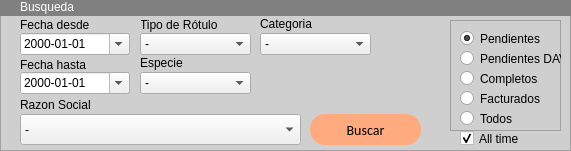
         <widget class="QFrame" name="frame_80">
          <property name="geometry">
           <rect>
            <x>280</x>
            <y>25</y>
            <width>571</width>
            <height>151</height>
           </rect>
          </property>
          <property name="styleSheet">
           <string notr="true">QFrame
{
background-color: rgb(207, 207, 207);
}
QPushButton{
border-radius:15px;
background:#DBC9D4;
font-family: Calibri;
font-size:14px;
}</string>
          </property>
          <property name="frameShape">
           <enum>QFrame::StyledPanel</enum>
          </property>
          <property name="frameShadow">
           <enum>QFrame::Raised</enum>
          </property>
          <widget class="QFrame" name="frame_81">
           <property name="geometry">
            <rect>
             <x>0</x>
             <y>0</y>
             <width>581</width>
             <height>16</height>
            </rect>
           </property>
           <property name="styleSheet">
            <string notr="true">background:grey;
border-radius:15px;
</string>
           </property>
           <property name="frameShape">
            <enum>QFrame::StyledPanel</enum>
           </property>
           <property name="frameShadow">
            <enum>QFrame::Raised</enum>
           </property>
           <widget class="QLabel" name="label_155">
            <property name="geometry">
             <rect>
              <x>20</x>
              <y>-3</y>
              <width>101</width>
              <height>20</height>
             </rect>
            </property>
            <property name="styleSheet">
             <string notr="true">color:rgb(255, 255, 255);</string>
            </property>
            <property name="text">
             <string>Busqueda</string>
            </property>
           </widget>
          </widget>
          <widget class="QFrame" name="frame_25">
           <property name="geometry">
            <rect>
             <x>450</x>
             <y>20</y>
             <width>111</width>
             <height>111</height>
            </rect>
           </property>
           <property name="frameShape">
            <enum>QFrame::StyledPanel</enum>
           </property>
           <property name="frameShadow">
            <enum>QFrame::Raised</enum>
           </property>
           <widget class="QRadioButton" name="rb_rotulos_pendientes">
            <property name="geometry">
             <rect>
              <x>10</x>
              <y>10</y>
              <width>82</width>
              <height>17</height>
             </rect>
            </property>
            <property name="text">
             <string>Pendientes</string>
            </property>
            <property name="checked">
             <bool>true</bool>
            </property>
           </widget>
           <widget class="QRadioButton" name="rb_rotulos_facturados">
            <property name="geometry">
             <rect>
              <x>10</x>
              <y>70</y>
              <width>82</width>
              <height>17</height>
             </rect>
            </property>
            <property name="text">
             <string>Facturados</string>
            </property>
           </widget>
           <widget class="QRadioButton" name="rb_rotulos_todos">
            <property name="geometry">
             <rect>
              <x>10</x>
              <y>90</y>
              <width>82</width>
              <height>17</height>
             </rect>
            </property>
            <property name="text">
             <string>Todos</string>
            </property>
           </widget>
           <widget class="QRadioButton" name="rb_rotulos_completos">
            <property name="geometry">
             <rect>
              <x>10</x>
              <y>50</y>
              <width>82</width>
              <height>17</height>
             </rect>
            </property>
            <property name="text">
             <string>Completos</string>
            </property>
           </widget>
           <widget class="QRadioButton" name="rb_rotulos_pendientesdav">
            <property name="geometry">
             <rect>
              <x>10</x>
              <y>30</y>
              <width>101</width>
              <height>17</height>
             </rect>
            </property>
            <property name="text">
             <string>Pendientes DAV</string>
            </property>
            <property name="checked">
             <bool>false</bool>
            </property>
           </widget>
          </widget>
          <widget class="QLabel" name="label_71">
           <property name="geometry">
            <rect>
             <x>20</x>
             <y>57</y>
             <width>121</width>
             <height>16</height>
            </rect>
           </property>
           <property name="text">
            <string>Fecha hasta</string>
           </property>
          </widget>
          <widget class="QLabel" name="label_92">
           <property name="geometry">
            <rect>
             <x>140</x>
             <y>17</y>
             <width>121</width>
             <height>16</height>
            </rect>
           </property>
           <property name="text">
            <string>Tipo de Rótulo</string>
           </property>
          </widget>
          <widget class="QLabel" name="label_93">
           <property name="geometry">
            <rect>
             <x>140</x>
             <y>55</y>
             <width>121</width>
             <height>16</height>
            </rect>
           </property>
           <property name="text">
            <string>Especie</string>
           </property>
          </widget>
          <widget class="QComboBox" name="cb_tipo">
           <property name="geometry">
            <rect>
             <x>140</x>
             <y>33</y>
             <width>111</width>
             <height>22</height>
            </rect>
           </property>
           <item>
            <property name="text">
             <string>-</string>
            </property>
           </item>
           <item>
            <property name="text">
             <string>IQR</string>
            </property>
           </item>
           <item>
            <property name="text">
             <string>Tyveck 40KG.</string>
            </property>
           </item>
           <item>
            <property name="text">
             <string>Tyveck BB</string>
            </property>
           </item>
           <item>
            <property name="text">
             <string>Regalia</string>
            </property>
           </item>
           <item>
            <property name="text">
             <string>Otro</string>
            </property>
           </item>
          </widget>
          <widget class="QComboBox" name="cb_especie">
           <property name="geometry">
            <rect>
             <x>140</x>
             <y>72</y>
             <width>111</width>
             <height>22</height>
            </rect>
           </property>
           <item>
            <property name="text">
             <string>-</string>
            </property>
           </item>
           <item>
            <property name="text">
             <string>Trigo</string>
            </property>
           </item>
           <item>
            <property name="text">
             <string>Soja</string>
            </property>
           </item>
           <item>
            <property name="text">
             <string>Avena</string>
            </property>
           </item>
           <item>
            <property name="text">
             <string>Cebada</string>
            </property>
           </item>
           <item>
            <property name="text">
             <string>Arveja</string>
            </property>
           </item>
          </widget>
          <widget class="QCheckBox" name="cb_alldate">
           <property name="geometry">
            <rect>
             <x>460</x>
             <y>130</y>
             <width>61</width>
             <height>17</height>
            </rect>
           </property>
           <property name="text">
            <string>All time</string>
           </property>
           <property name="checked">
            <bool>true</bool>
           </property>
          </widget>
          <widget class="QLabel" name="label_70">
           <property name="geometry">
            <rect>
             <x>20</x>
             <y>17</y>
             <width>121</width>
             <height>16</height>
            </rect>
           </property>
           <property name="text">
            <string>Fecha desde</string>
           </property>
          </widget>
          <widget class="QLabel" name="label_94">
           <property name="geometry">
            <rect>
             <x>260</x>
             <y>16</y>
             <width>121</width>
             <height>16</height>
            </rect>
           </property>
           <property name="text">
            <string>Categoria</string>
           </property>
          </widget>
          <widget class="QComboBox" name="cb_categoria">
           <property name="geometry">
            <rect>
             <x>260</x>
             <y>33</y>
             <width>111</width>
             <height>22</height>
            </rect>
           </property>
           <item>
            <property name="text">
             <string>-</string>
            </property>
           </item>
           <item>
            <property name="text">
             <string>Original</string>
            </property>
           </item>
           <item>
            <property name="text">
             <string>Primera</string>
            </property>
           </item>
           <item>
            <property name="text">
             <string>Segunda</string>
            </property>
           </item>
           <item>
            <property name="text">
             <string>Tercera</string>
            </property>
           </item>
           <item>
            <property name="text">
             <string>Identificada</string>
            </property>
           </item>
          </widget>
          <widget class="QDateEdit" name="fecha_desde_rotulos">
           <property name="geometry">
            <rect>
             <x>20</x>
             <y>33</y>
             <width>110</width>
             <height>22</height>
            </rect>
           </property>
           <property name="displayFormat">
            <string>yyyy-MM-dd</string>
           </property>
           <property name="calendarPopup">
            <bool>true</bool>
           </property>
          </widget>
          <widget class="QDateEdit" name="fecha_hasta_rotulos">
           <property name="geometry">
            <rect>
             <x>20</x>
             <y>72</y>
             <width>110</width>
             <height>22</height>
            </rect>
           </property>
           <property name="displayFormat">
            <string>yyyy-MM-dd</string>
           </property>
           <property name="calendarPopup">
            <bool>true</bool>
           </property>
          </widget>
          <widget class="QComboBox" name="cb_razonsocial">
           <property name="geometry">
            <rect>
             <x>20</x>
             <y>114</y>
             <width>281</width>
             <height>31</height>
            </rect>
           </property>
           <property name="font">
            <font>
             <family>Calibri</family>
             <pointsize>10</pointsize>
            </font>
           </property>
           <property name="styleSheet">
            <string notr="true">color:black;</string>
           </property>
           <item>
            <property name="text">
             <string>-</string>
            </property>
           </item>
          </widget>
          <widget class="QPushButton" name="btn_listarimpresiones">
           <property name="geometry">
            <rect>
             <x>310</x>
             <y>114</y>
             <width>111</width>
             <height>31</height>
            </rect>
           </property>
           <property name="styleSheet">
            <string notr="true">QPushButton{
background-color: rgb(255, 170, 127);

}
QPushButton:hover{
background-color: rgb(212, 141, 105);

}</string>
           </property>
           <property name="text">
            <string>Buscar</string>
           </property>
          </widget>
          <widget class="QLabel" name="label_95">
           <property name="geometry">
            <rect>
             <x>20</x>
             <y>97</y>
             <width>121</width>
             <height>16</height>
            </rect>
           </property>
           <property name="text">
            <string>Razon Social</string>
           </property>
          </widget>
         </widget>
